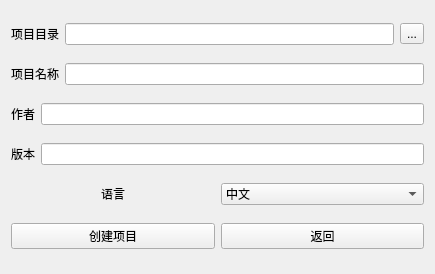
<?xml version="1.0" encoding="UTF-8"?>
<ui version="4.0">
 <class>Form</class>
 <widget class="QWidget" name="Form">
  <property name="geometry">
   <rect>
    <x>0</x>
    <y>0</y>
    <width>435</width>
    <height>274</height>
   </rect>
  </property>
  <property name="windowTitle">
   <string>Form</string>
  </property>
  <layout class="QGridLayout" name="gridLayout_2">
   <item row="3" column="1">
    <layout class="QHBoxLayout" name="horizontalLayout_4">
     <item alignment="Qt::AlignRight">
      <widget class="QLabel" name="label_4">
       <property name="text">
        <string>版本</string>
       </property>
      </widget>
     </item>
     <item>
      <widget class="QLineEdit" name="lineEdit_4"/>
     </item>
    </layout>
   </item>
   <item row="2" column="1">
    <layout class="QHBoxLayout" name="horizontalLayout_3">
     <item>
      <widget class="QLabel" name="label_3">
       <property name="text">
        <string>作者</string>
       </property>
      </widget>
     </item>
     <item>
      <widget class="QLineEdit" name="lineEdit_3"/>
     </item>
    </layout>
   </item>
   <item row="1" column="1">
    <layout class="QHBoxLayout" name="horizontalLayout_2">
     <item>
      <widget class="QLabel" name="label_2">
       <property name="text">
        <string>项目名称</string>
       </property>
      </widget>
     </item>
     <item>
      <widget class="QLineEdit" name="lineEdit_2"/>
     </item>
    </layout>
   </item>
   <item row="4" column="1">
    <layout class="QHBoxLayout" name="horizontalLayout_5">
     <item alignment="Qt::AlignHCenter">
      <widget class="QLabel" name="label_5">
       <property name="text">
        <string>语言</string>
       </property>
      </widget>
     </item>
     <item>
      <widget class="QComboBox" name="comboBox">
       <item>
        <property name="text">
         <string>中文</string>
        </property>
       </item>
       <item>
        <property name="text">
         <string>英文</string>
        </property>
       </item>
      </widget>
     </item>
    </layout>
   </item>
   <item row="0" column="1">
    <layout class="QHBoxLayout" name="horizontalLayout">
     <item>
      <widget class="QLabel" name="label">
       <property name="text">
        <string>项目目录</string>
       </property>
      </widget>
     </item>
     <item>
      <widget class="QLineEdit" name="lineEdit"/>
     </item>
     <item>
      <widget class="QToolButton" name="toolButton">
       <property name="text">
        <string>...</string>
       </property>
      </widget>
     </item>
    </layout>
   </item>
   <item row="5" column="1">
    <layout class="QHBoxLayout" name="horizontalLayout_6">
     <item>
      <widget class="QPushButton" name="pushButton">
       <property name="text">
        <string>创建项目</string>
       </property>
      </widget>
     </item>
     <item>
      <widget class="QPushButton" name="pushButton_2">
       <property name="text">
        <string>返回</string>
       </property>
      </widget>
     </item>
    </layout>
   </item>
  </layout>
 </widget>
 <resources/>
 <connections/>
</ui>
